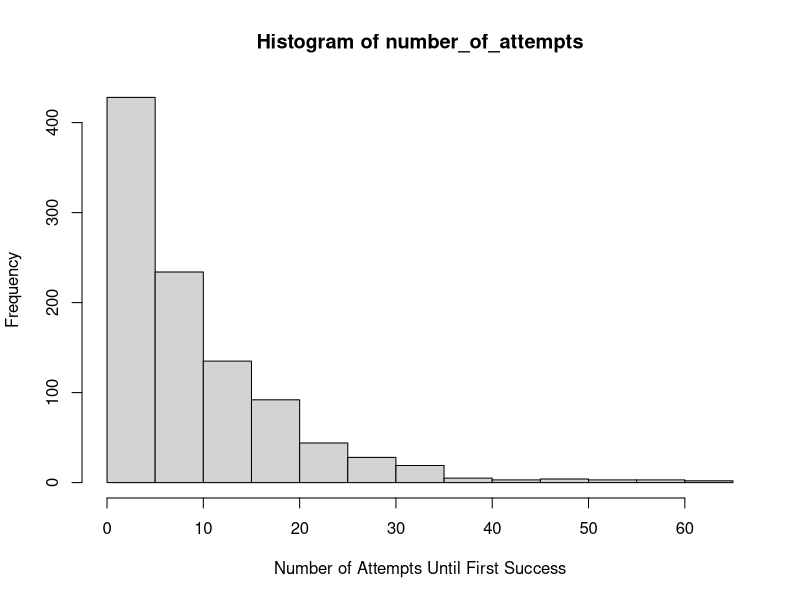
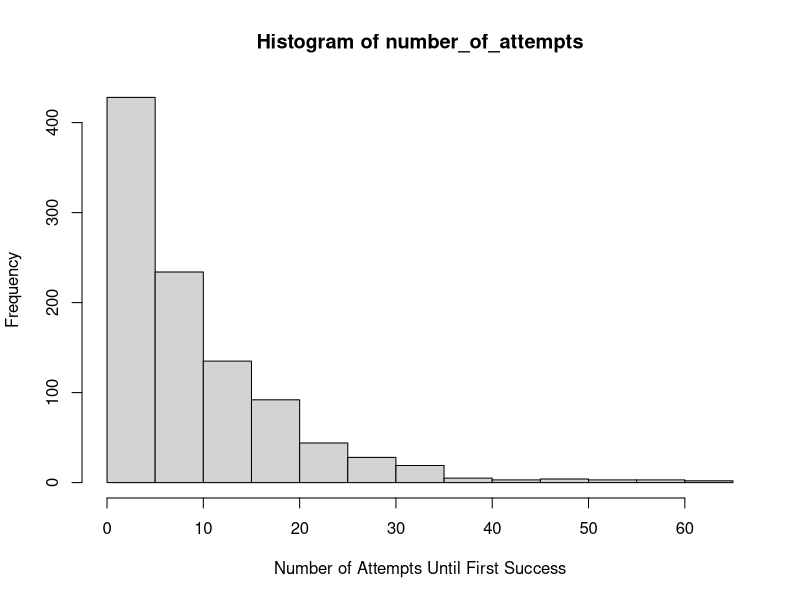
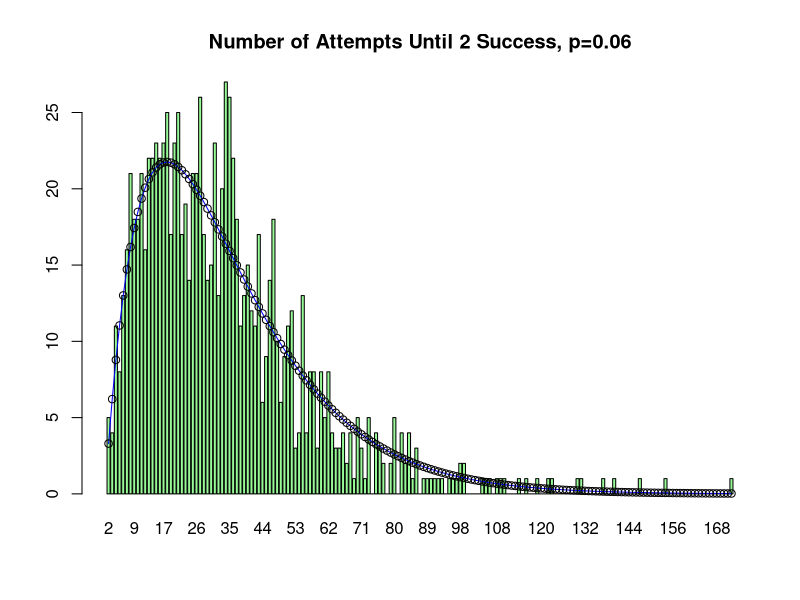

Reproduce these figures in R, in order.

#'trying neg binomial simulation'

# failure <- success <- 0
# 
# nd <- function(p=.5) {
# 
#   x <- rbinom(1, size=1, prob=p)
#   
#   if (x==0) {failure =failure+1 } else {success=success+1 }
#  
#   return(list(s=success, f=failure))
# }
# 
# res <- replicate(10, nd())




foo <- function(p = 0.1) {
  i <- 0
  failure <- TRUE
  while ( sum(failure )==1 ){
    i <- i + 1
    if ( sample(x = c(TRUE, FALSE), size = 1, prob = c(p, 1-p)) ) { # equiv to if coin flip is heads
      failure <- FALSE
    }
  }
  return(i) 
}

set.seed(42)
number_of_attempts <- replicate(1000, foo())
hist(number_of_attempts, xlab = "Number of Attempts Until First Success")



# same as 
# https://stackoverflow.com/questions/65462039/r-how-would-i-repeatedly-simulate-how-many-attempts-before-a-success-on-a-1-10

foo <- function(p = 0.1) {
  i <- 0
  failure <- 1
  
  while ( failure  ){
    i <- i + 1
    if ( rbinom(1, size=1, prob=p))  { # equiv to if coin flip is heads
      failure <- 0 # if not heads 0
    }
  }
  return(i) 
}

set.seed(42)
number_of_attempts <- replicate(1000, foo())
hist(number_of_attempts, xlab = "Number of Attempts Until First Success")



#~~~~~~~~~~~~~~~~~~~~~~~~~~~~~~~~~~~~~~~~~~~~~~~~~~~~~~~~~~~~~~~~~~~~~~~~~~~~~~~~
# my neg binomial simulation
# for example if s = 4, we count how long it takes to get 4 heads given prob of p 

formatz2 <- function(x){
  sprintf(x, fmt = '%#.2f')  
}

foo <- function(p = 0.5, s = 4) { #p prob of success; s 
  
  i <- 0
  x <- 0 
  
  while ( x < s) {  # stop when x equals s 
    
    i <- i + 1  # count each toss
    
    res <-  rbinom(1, size=1, prob=p)  # coin flip, heads is success
    
    if (res ==1) {x=x+1}   # if heads count 
   
  }
  return(i) 
}

#~~~~~~~~~~~~~~~~~~~~~~~~~~~~~~~~~~~~~~~~~~~~~~~~~~~~~~~~~~~~~~~~~~~~~~~~~~~~~~~~ plot
# ref
# https://bookdown.org/mpfoley1973/data-sci/negative-binomial.html see for explanation
# Function dnbinom() calculates the negative-binomial probability. Parameter x equals the number of failures, x−r.

  sim = 1000
  P= runif(1,0,1)  # pick a probability
  s=sample(2:10,1) # pick nth success
  
  # simulation bar plot
  number_of_attempts <- replicate(sim, foo(p=P,s=s))
  x <- table(factor(number_of_attempts, levels = s: max(sort(unique(number_of_attempts)))))
  b <- barplot(x, main = paste0("Number of Attempts Until ",s," Success, p=",formatz2(P),""), col="palegreen")
  
  # overlay true neg binomial dist
  m <- length(b)-1
  d <- dnbinom(0:m, prob=P, size=s)*sim
  lines(x = b, y = d , col='blue')
  points(x = b, y = d)
  # bar plot(d, names.arg= as.character(names(x)))
 
#~~~~~~~~~~~~~~~~~~~~~~~~~~~~~~~~~~~~~~~~~~~~~~~~~~~~~~~~~~~~~~~~~~~~~~~~~~~~~~~~
 